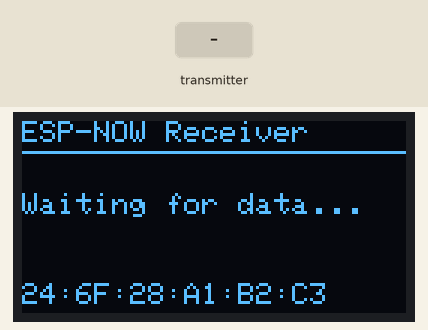
Simulated run of this sketch. Board: ESP32. Shown: 128×64 one-colour display. The test bench sets the inputs (shaded band). What the sketch prints to the serial monitor is not drawn.

Above: at 1.2 s.
1.3 s: the transmitter starts sending seq = 0
At 1.58 s:
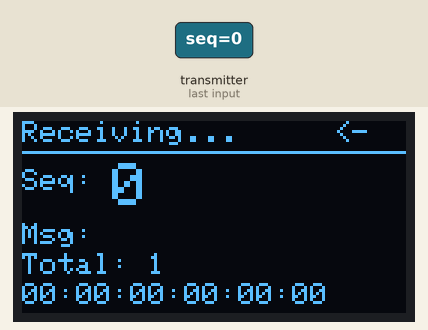
4.3 s: the transmitter starts sending text = 0
At 4.7 s:
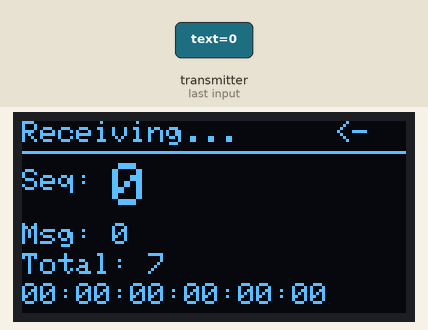
7.3 s: the transmitter starts sending seq = 1024
At 7.58 s:
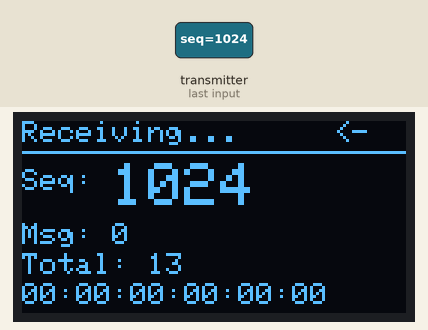
9.3 s: the transmitter starts sending text = 1
At 9.58 s:
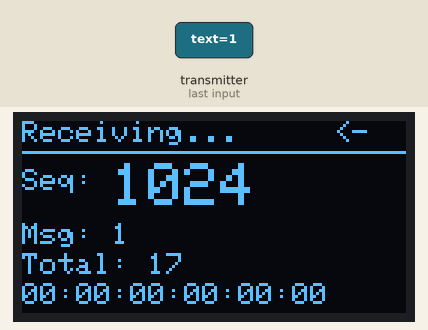
Timing chart, 0 to 12.3 s (numbered marks = the images above; inputs shaded):
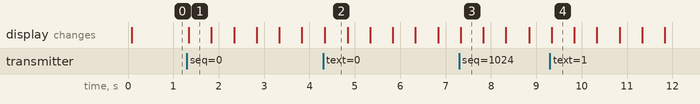

Measured:
- after the input at 1.3 s, the display: changes at once (image 1)
- after the input at 4.3 s, the display: changes at once (image 2)
- what the display in image 1 shows lasts 0.5 s, from 1.3 s to 1.8 s

The sketch:

ESP32-ESP-NOW-Receiver.ino
```cpp
/*
 * ESP-NOW RECEIVER + SH1106 OLED
 * Prints every message to Serial and shows it on a 128x64 SH1106 OLED.
 *
 * Wiring (default ESP32 I2C pins):
 *   OLED VCC -> 3V3
 *   OLED GND -> GND
 *   OLED SDA -> GPIO 21
 *   OLED SCL -> GPIO 22
 *
 * Libraries: Adafruit SH110X, Adafruit GFX Library
 */
#include <WiFi.h>
#include <esp_now.h>
#include <esp_idf_version.h>
#include <Wire.h>
#include <Adafruit_GFX.h>
#include <Adafruit_SH110X.h>

#define SCREEN_WIDTH 128
#define SCREEN_HEIGHT 64
#define OLED_ADDR 0x3C
#define NO_SIGNAL_TIMEOUT_MS 3000

Adafruit_SH1106G display(SCREEN_WIDTH, SCREEN_HEIGHT, &Wire, -1);

typedef struct {
  uint32_t seq;
  char text[16];
} Message;   // must match the sender's struct exactly

// Shared between the ESP-NOW callback and loop()
volatile bool newData = false;
Message lastMsg;
uint8_t lastMac[6];
unsigned long lastRecvTime = 0;
uint32_t totalReceived = 0;
portMUX_TYPE mux = portMUX_INITIALIZER_UNLOCKED;

// Receive callback (signature differs between Arduino-ESP32 core versions)
#if ESP_ARDUINO_VERSION >= ESP_ARDUINO_VERSION_VAL(3, 0, 0)
void onReceive(const esp_now_recv_info_t *info, const uint8_t *data, int len) {
  const uint8_t *mac = info->src_addr;
#else
void onReceive(const uint8_t *mac, const uint8_t *data, int len) {
#endif
  if (len != sizeof(Message)) return;

  portENTER_CRITICAL(&mux);
  memcpy(&lastMsg, data, sizeof(Message));
  memcpy(lastMac, mac, 6);
  lastMsg.text[sizeof(lastMsg.text) - 1] = '\0';
  lastRecvTime = millis();
  totalReceived++;
  newData = true;
  portEXIT_CRITICAL(&mux);
}

void showWaiting() {
  display.clearDisplay();
  display.setTextSize(1);
  display.setTextColor(SH110X_WHITE);
  display.setCursor(0, 0);
  display.println("ESP-NOW Receiver");
  display.drawLine(0, 10, 127, 10, SH110X_WHITE);
  display.setCursor(0, 24);
  display.println("Waiting for data...");
  display.setCursor(0, 54);
  display.print(WiFi.macAddress());
  display.display();
}

void showMessage(const Message &m, const uint8_t *mac, uint32_t total) {
  display.clearDisplay();
  display.setTextColor(SH110X_WHITE);

  // Header
  display.setTextSize(1);
  display.setCursor(0, 0);
  display.print("Receiving...");
  display.setCursor(104, 0);
  display.print("<-");
  display.drawLine(0, 10, 127, 10, SH110X_WHITE);

  // Sequence number (big)
  display.setTextSize(1);
  display.setCursor(0, 16);
  display.print("Seq:");
  display.setTextSize(2);
  display.setCursor(30, 14);
  display.print(m.seq);

  // Text
  display.setTextSize(1);
  display.setCursor(0, 34);
  display.print("Msg: ");
  display.print(m.text);

  // Count + sender MAC
  display.setCursor(0, 44);
  display.print("Total: ");
  display.print(total);

  display.setCursor(0, 54);
  char macStr[18];
  snprintf(macStr, sizeof(macStr), "%02X:%02X:%02X:%02X:%02X:%02X",
           mac[0], mac[1], mac[2], mac[3], mac[4], mac[5]);
  display.print(macStr);

  display.display();
}

void showNoSignal() {
  display.clearDisplay();
  display.setTextSize(1);
  display.setTextColor(SH110X_WHITE);
  display.setCursor(0, 0);
  display.println("ESP-NOW Receiver");
  display.drawLine(0, 10, 127, 10, SH110X_WHITE);
  display.setTextSize(2);
  display.setCursor(0, 24);
  display.println("NO SIGNAL");
  display.display();
}

void setup() {
  Serial.begin(115200);

  Wire.begin(21, 22);
  if (!display.begin(OLED_ADDR, true)) {
    Serial.println("SH1106 OLED not found (check wiring / address)");
  } else {
    display.clearDisplay();
    display.display();
  }

  WiFi.mode(WIFI_STA);
  Serial.print("Receiver MAC: ");
  Serial.println(WiFi.macAddress());

  if (esp_now_init() != ESP_OK) {
    Serial.println("ESP-NOW init failed");
    display.clearDisplay();
    display.setCursor(0, 0);
    display.println("ESP-NOW init failed");
    display.display();
    return;
  }
  esp_now_register_recv_cb(onReceive);

  Serial.println("Receiver ready, waiting for data...");
  showWaiting();
}

void loop() {
  static bool signalLost = false;

  if (newData) {
    Message m;
    uint8_t mac[6];
    uint32_t total;

    portENTER_CRITICAL(&mux);
    memcpy(&m, &lastMsg, sizeof(Message));
    memcpy(mac, lastMac, 6);
    total = totalReceived;
    newData = false;
    portEXIT_CRITICAL(&mux);

    Serial.printf("From %02X:%02X:%02X:%02X:%02X:%02X -> seq=%lu text=%s\n",
                  mac[0], mac[1], mac[2], mac[3], mac[4], mac[5],
                  (unsigned long)m.seq, m.text);

    showMessage(m, mac, total);
    signalLost = false;
  }

  // Show "NO SIGNAL" if the sender stops
  if (totalReceived > 0 && !signalLost &&
      millis() - lastRecvTime > NO_SIGNAL_TIMEOUT_MS) {
    signalLost = true;
    showNoSignal();
  }

  delay(10);
}
```
